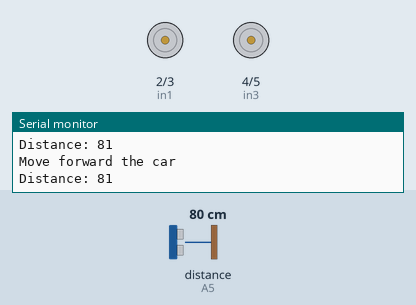
This sketch was run on a simulated Arduino Uno, built with avr-gcc and run on an emulated ATmega328P. Parts: motor-driver pin pairs drawn as motors (green arrow = first pin HIGH = forward, orange = second pin HIGH = backward, longer = more drive, scaled by the enable pin), the last lines printed to the serial monitor. Inputs (shaded band) come from the test bench; at power-on: distance to the obstacle (sensor on A5) 80 cm. The echo pulse lasts 58.3 µs per cm.

Above: at 1.5 s.
1.6 s: distance to the obstacle (sensor on A5) set to 52 cm
At 1.92 s:
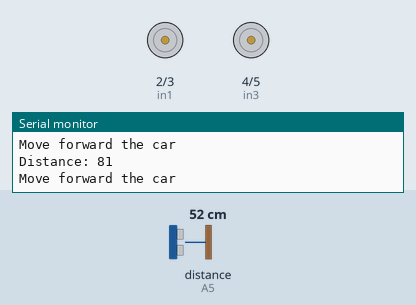
5.1 s: distance to the obstacle (sensor on A5) set to 43 cm
At 5.97 s:
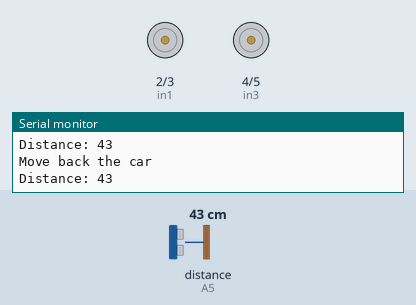
8.6 s: distance to the obstacle (sensor on A5) set to 2 cm
12.2 s: distance to the obstacle (sensor on A5) set to 60 cm
Timing chart, 0 to 12.9 s (numbered marks = the images above; inputs shaded):
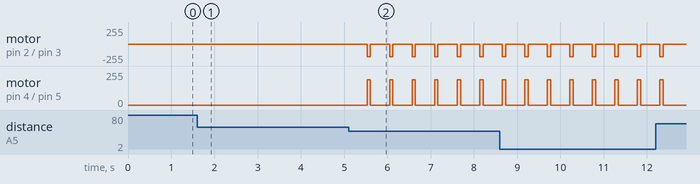

Measured:
- the behaviour switches between 49 and 48 cm on distance to the obstacle (sensor on A5) (found by bisection; images 1 and 2)
- after the input at 1.6 s, motor on pin 2 (in1) / pin 3 (in2), motor on pin 4 (in3) / pin 5 (in4): stays stopped (without the input it goes to forward 154/255 after 2.5 s)

The sketch:

SunnyProjectV3.ino
```cpp
/*
 * Program name - Sunny - the curiosity bot [Rewrite using L298N motor driver]
 * Description - Full fledge autonomous bot which can avoid the obstacle and take shortest path possible
 * Rewritten program - Using small motor driver - L298N and some more enhancements
 * Work in progress -
 *
 * TARGETS -
 *    1) first run both motor forward and then backward for 2 seconds with PWM settings [Done]
 *    2) do the same things with PWM Setting so that pickup will be little smooth [Done]
 *    3) make a square = forward > change to right (45 degree) direction & then move forward > change to right (45 degree) direction & then move forward > change to right (45 degree) direction & then move forward
 *    4) Reached to level of Sunny v2 [DONE]
 *    5) Integrate two extra ultrasonic sensor (L&R) to more intelligent directional descion makings
 *    6) Integrate MPU6050 sensor for obstacle or roll based descion makings
 *    7) Includes lights for reverse gears
*/

#include "NewPing.h"

// Center Sonar pins
#define TRIG_PIN A4
#define ECHO_PIN A5

#define MAX_DISTANCE 400
// sets speed of DC  motors
#define MAX_SPEED 190
// Delay value for forward motor movement
#define MOTORDELAY 3
// Delay value for  backward motor movement
#define MOTORBACKWARDDELAY 1
// Delay for motor to 45 degree turns
#define TURNDELAY 75

NewPing sonar(TRIG_PIN, ECHO_PIN, MAX_DISTANCE);

int distance = 0;

// Motor A connections
int enA = 9;
int in1 = 2;
int in2 = 3;

// Motor B connections
int enB = 10;
int in3 = 4;
int in4 = 5;

int rightInfraredSensor = 13;  // This is our input pin
int leftInfraredSensor = 12;  // This is our input pin

void setup() {
  // Set infrared sensors
  pinMode(rightInfraredSensor, INPUT);
  pinMode(leftInfraredSensor, INPUT);

  // Set all the motor control pins to outputs
  pinMode(enA, OUTPUT);
  pinMode(enB, OUTPUT);
  pinMode(in1, OUTPUT);
  pinMode(in2, OUTPUT);
  pinMode(in3, OUTPUT);
  pinMode(in4, OUTPUT);

  // Turn off motors - Initial state
  digitalWrite(in1, LOW);
  digitalWrite(in2, LOW);
  digitalWrite(in3, LOW);
  digitalWrite(in4, LOW);

  // Sonar initialization begin here
  Serial.begin(9600);
  distance = readPing();
  delay(100);
  distance = readPing();
  delay(100);
}

void loop() {
   // Look for obstacle
    distance = readPing();

    Serial.print("Distance: ");
    Serial.println(distance);

    if (distance > 0 && distance < 50) {
        // stop, reverse and change the direction
        stopMotors();
        moveBackward();
        takeRightTurn();
        stopMotors();
        Serial.println("Move back the car");
    } else {
        moveFoward();
        Serial.println("Move forward the car");
    }

    delay(200);
}

int checkRightInfraredSensor() {
    int isFound = 0;
    if (digitalRead(rightInfraredSensor) == LOW) {
      Serial.println("OBSTACLE!!, OBSTACLE!!");
      isFound = 1;
    } else {
      Serial.println("No OBSTACLE found");
      isFound = 0;
    }
    return isFound;
}

int checkLeftInfraredSensor() {
    int isFound = 0;
    if (digitalRead(leftInfraredSensor) == LOW) {
      Serial.println("OBSTACLE!!, OBSTACLE!!");
      isFound = 1;
    } else {
      Serial.println("No OBSTACLE found");
      isFound = 0;
    }
    return isFound;
}

int readPing() {
  // Wait till 50ms before sending a sonar wave
  delay(50);
  int cm = sonar.ping_cm();

  if (cm == 0) {
    cm = 250;
  }

  return cm;
}

void takeRightTurn() {
  // Turn off motors
  digitalWrite(in1, LOW);
  digitalWrite(in2, HIGH);
  digitalWrite(in3, HIGH);
  digitalWrite(in4, LOW);

  delay(TURNDELAY);
}

void takeLeftTurn() {
  // Turn off motors
  digitalWrite(in1, HIGH);
  digitalWrite(in2, LOW);
  digitalWrite(in3, LOW);
  digitalWrite(in4, HIGH);

  delay(TURNDELAY);
}

void stopMotors() {
  // Turn off motors
  digitalWrite(in1, LOW);
  digitalWrite(in2, LOW);
  digitalWrite(in3, LOW);
  digitalWrite(in4, LOW);
}

// This function lets you control speed of the motors
void moveBackward() {
  // Turn on motors
  digitalWrite(in1, LOW);
  digitalWrite(in2, HIGH);
  digitalWrite(in3, LOW);
  digitalWrite(in4, HIGH);

  // Accelerate from zero to maximum speed
  for (int i = 0; i < MAX_SPEED; i++) {
    analogWrite(enA, i);
    analogWrite(enB, i);
    delay(MOTORBACKWARDDELAY);
  }

//  // Decelerate from maximum speed to zero
//  for (int i = MAX_SPEED; i >= 0; --i) {
//    analogWrite(enA, i);
//    analogWrite(enB, i);
//    delay(5);
//  }
    // Turn off motors
    digitalWrite(in1, LOW);
    digitalWrite(in2, LOW);
    digitalWrite(in3, LOW);
    digitalWrite(in4, LOW);
}

// This function lets you control speed of the motors
void moveFoward() {
  // Turn on motors
  digitalWrite(in1, HIGH);
  digitalWrite(in2, LOW);
  digitalWrite(in3, HIGH);
  digitalWrite(in4, LOW);

  // Accelerate from zero to maximum speed
  for (int i = 0; i < MAX_SPEED; i++) {
    analogWrite(enA, i);
    analogWrite(enB, i);
    delay(MOTORDELAY);
  }

//  // Decelerate from maximum speed to zero
//  for (int i = MAX_SPEED; i >= 0; --i) {
//    analogWrite(enA, i);
//    analogWrite(enB, i);
//    delay(5);
//  }

    // Turn off motors
    digitalWrite(in1, LOW);
    digitalWrite(in2, LOW);
    digitalWrite(in3, LOW);
    digitalWrite(in4, LOW);
}
```
